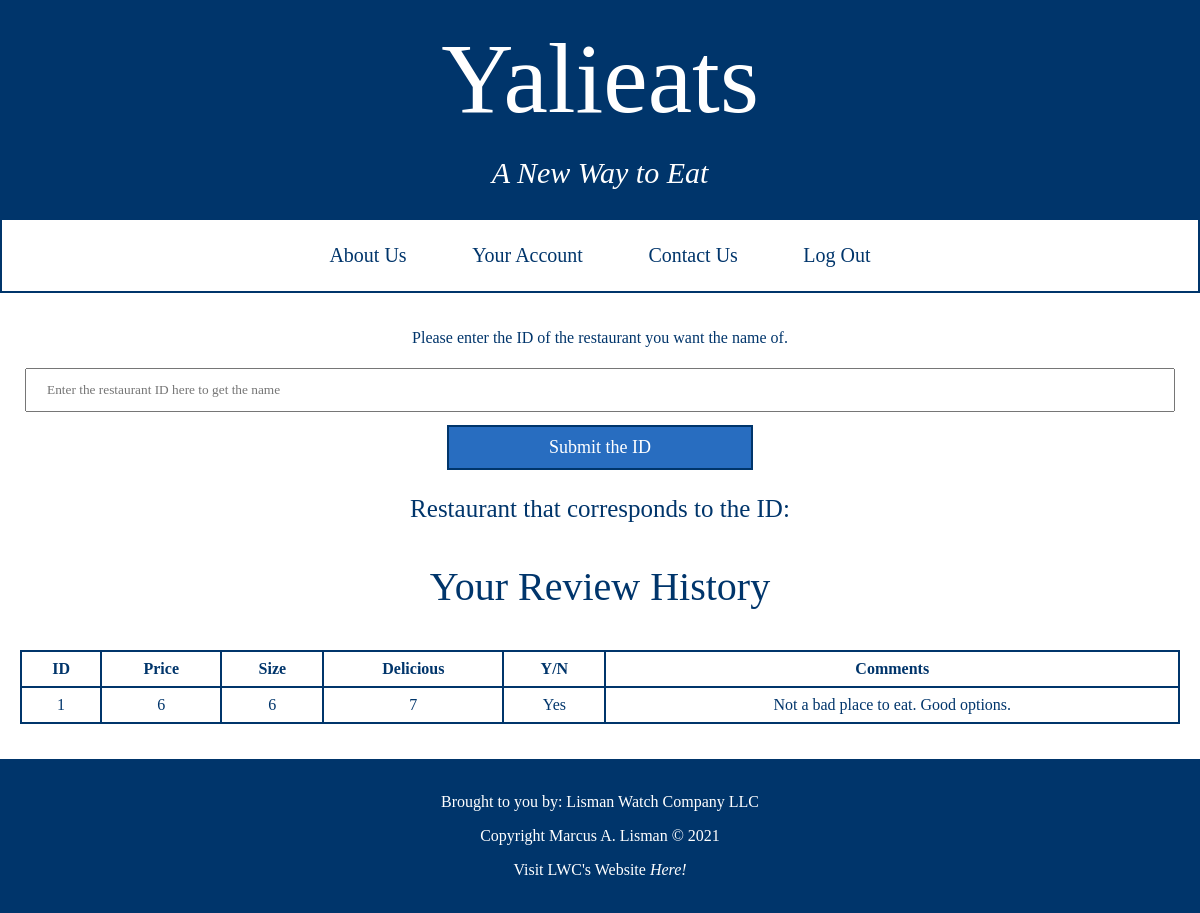
The app's page /your_account (signed in) with its own data.
### tables this page shows
CREATE TABLE 'reviews' (
review_id INTEGER NOT NULL PRIMARY KEY AUTOINCREMENT,
restaurant_id INTEGER NOT NULL,
memberID INTEGER NOT NULL,
price_rating INTEGER (255) NOT NULL,
portion_size_rating INTEGER (255) NOT NULL,
recommendation TEXT (255) NOT NULL, 'overall_restaurant_rating'  INTEGER NOT NULL  , 'deliciousness_rating'  INTEGER NOT NULL  , 'review_text'  TEXT NOT NULL  , 
FOREIGN KEY(restaurant_id) REFERENCES restaurants(id),
FOREIGN KEY(memberID) REFERENCES members(member_id));

### app.py (the view)
@app.route("/your_account", methods=["GET", "POST"])
@login_required
def your_account():
    if request.method == "POST":
        name = db.execute("SELECT restaurant_name FROM restaurants WHERE id = :id", id=request.form.get("id"))
        restaurant_name = name[0]["restaurant_name"]
        reviews = db.execute("SELECT * FROM reviews WHERE memberID = :member_id", member_id=session["member_id"])
        return render_template("your_account.html", restaurant_name=restaurant_name, reviews=reviews)
    else:
        try:
            reviews = db.execute("SELECT * FROM reviews WHERE memberID = :member_id", member_id=session["member_id"])
            return render_template("your_account.html", reviews=reviews)
        except IndexError:
            return render_template("your_empty_account.html")

### app.py (called while the page is built)
@app.after_request
def after_request(response):
    response.headers["Cache-Control"] = "no-cache, no-store, must-revalidate"
    response.headers["Expires"] = 0
    response.headers["Pragma"] = "no-cache"
    return response

### helpers.py (called while the page is built)
def login_required(f):
    @wraps(f)
    def decorated_function(*args, **kwargs):
        if session.get("member_id") is None:
            return redirect("/login")
        return f(*args, **kwargs)
    return decorated_function

### templates/your_account.html (shortened to what this page needs)
<!DOCTYPE html>
<html lang="en">
    <head>
        <link href="/static/styles.css" rel="stylesheet">
    </head>
    <body>
        <div class="header">
            <h1 class="title" style="font-size:100px"><a href="/main">Yalieats</a></h1>
            <i><h1 class="title"></h1>A New Way to Eat</i>
            <ul class="ul">
                <li class="li"><a href="/about_us"><h3>About Us</h3></a></li>
                <li class="li"><a href="/your_account"><h3>Your Account</h3></a></li>
                <li class="li"><a href="/contact_us"><h3>Contact Us</h3></a></li>
                <li class="li"><a href="/logout"><h3>Log Out</h3></a></li>
            </ul>
        </div>
        <div class="results_main">
            <div class="history_text">
             <p>Please enter the ID of the restaurant you want the name of.</p>
                <form action="/your_account" method="post">
                    <div class="form_format">
                        <input autocomplete="off" autofocus class="form-control mx-auto w-auto" id="id" name="id" placeholder="Enter the restaurant ID here to get the name" type="number" min="1" max="212">
                    </div>
                    <button class="register_login_button" type="submit">Submit the ID</button>
                </form>
                <p style="font-size:25px">Restaurant that corresponds to the ID: {{ restaurant_name }}</p>
                <p style="font-size:40px">Your Review History</p>
                    <table>
                        <thead>
                            <tr>
                                <th>ID</th>
                                <th>Price</th>
                                <th>Size</th>
                                <th>Delicious</th>
                                <th>Y/N</th>
                                <th>Comments</th>
                            </tr>
                        </thead>
                        <tbody>
                        {% for review in reviews %}
                        <tr>
                            <td> {{ review.restaurant_id }}</td>
                            <td>{{ review.price_rating }}</td>
                            <td>{{ review.portion_size_rating }}</td>
                            <td>{{ review.deliciousness_rating }}</td>
                            <td>{{ review.recommendation }}</td>
                            <td>{{ review.review_text }}</td>
                         </tr>
                        {% endfor %}
                        </tbody>
                 </table>
            </div>
        </div>
        <footer class="footer">
            <p>
                Brought to you by: Lisman Watch Company LLC
            </p>
            <p>
                Copyright Marcus A. Lisman &copy; 2021
            </p>
            <p>
                <a target="_blank" href="https://www.lismanwatchcompany.com">Visit LWC's Website <i>Here!</i></a>
            </p>
        </footer>
    </body>
</html>

### static/styles.css (style rules this page uses)
.title { text-align: center; color: white; font-family: YaleFont; text-decoration: none; font-weight: 300; }
.header { padding: 1px; text-align: center; background: #00356b; color: white; font-family: YaleFont; font-size: 30px; }
.footer { width: 100%; background-color: #00356b; color: white; text-align: center; font-family: YaleFont; }
.register_login_button { -webkit-border-radius: 0; -moz-border-radius: 0; border-radius: 0px; color: #ffffff; font-size: 18px; font-family: YaleFont; background: #286dc0; padding: 10px 100px 10px 100px; border: solid #00356b 2px; text-decoration: none; }
a:link { color: white; background-color: transparent; text-decoration: none; }
.form_format { padding: 5px; font-family: YaleFont; font-size: 25px; width: 100%; margin: 8px 0; box-sizing: border-box; }
input[type=number] { width: 100%; padding: 12px 20px; box-sizing: border-box; font-family: YaleFont; }
h1 { margin-top: 0.2em; margin-bottom: 0.2em; margin-left: 0; margin-right: 0; }
body { margin: 0px; }
.ul { list-style-type: none; margin: 1px; padding: 0px; overflow: hidden; background-color: #ffffff; text-align: center; float: none; }
.li { text-align: center; display: inline-block; }
.li a { display: inline-block; color: white; text-align: center; padding: 18px 28px; text-decoration: none; }
h3 { color: #00356b; font-family: YaleFont; text-decoration: none; font-weight: 300; padding: 1px; text-align: center; font-size: 20px; margin-top: 0.25em; margin-bottom: 0.25em; top: 50%; left: 50%; }
table { font: YaleFont; border-collapse: collapse; width: 100%; }
td, th { border: 2px solid #00356b; text-align: center; padding: 8px; }
.results_main { background-color: #ffffff; height: auto; background-position: center; background-repeat: no-repeat; background-size: cover; position: relative; }
.history_text { text-align: center; color: #00356b; font-family: YaleFont; padding-top: 20px; padding-right: 20px; padding-bottom: 35px; padding-left: 20px; }
body { overflow-x: hidden }

### records on screen
reviews: restaurant_id "1", price_rating "6", portion_size_rating "6", deliciousness_rating "7", recommendation "Yes", review_text "Not a bad place to eat. Good options."
